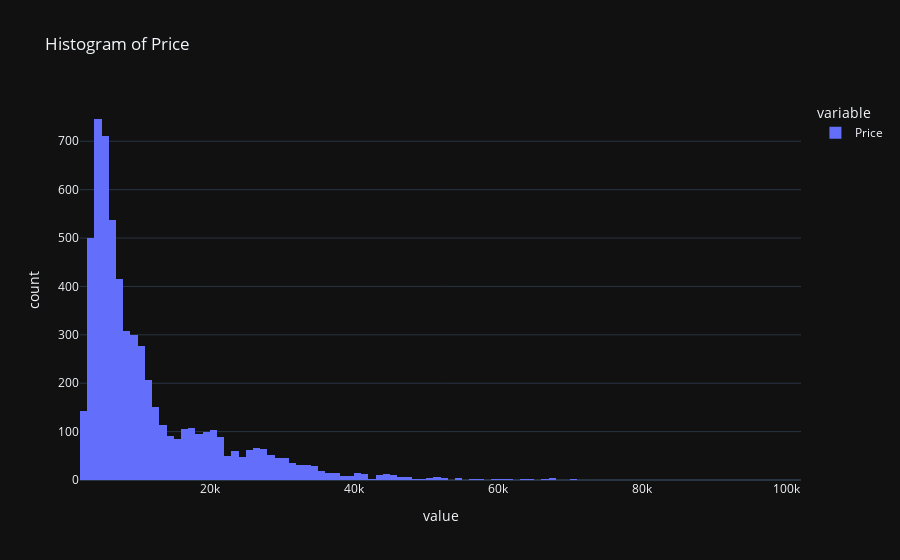

Notebook cell for this chart:
### Code cell
import plotly.express as px

# plot histogram
fig = px.histogram(data, x=["Price"], template = 'plotly_dark', title = 'Histogram of Price')
fig.show()

### Figure 1 — Plotly figure (JSON) as saved in the notebook; plotly's stock layout.template omitted (floating-point values rounded to 4 significant figures; data arrays with more than 128 entries replaced by an {"elided": "..."} marker saying what was removed)
{"data": [{"alignmentgroup": "True", "bingroup": "x", "hovertemplate": "variable=Price<br>value=%{x}<br>count=%{y}<extra></extra>", "legendgroup": "Price", "marker": {"color": "#636efa", "pattern": {"shape": ""}}, "name": "Price", "offsetgroup": "Price", "orientation": "v", "showlegend": true, "type": "histogram", "x": {"elided": "6000 int values"}, "xaxis": "x", "yaxis": "y"}], "layout": {"barmode": "relative", "legend": {"title": {"text": "variable"}, "tracegroupgap": 0}, "title": {"text": "Histogram of Price"}, "xaxis": {"anchor": "y", "domain": [0, 1], "title": {"text": "value"}}, "yaxis": {"anchor": "x", "domain": [0, 1], "title": {"text": "count"}}}}
